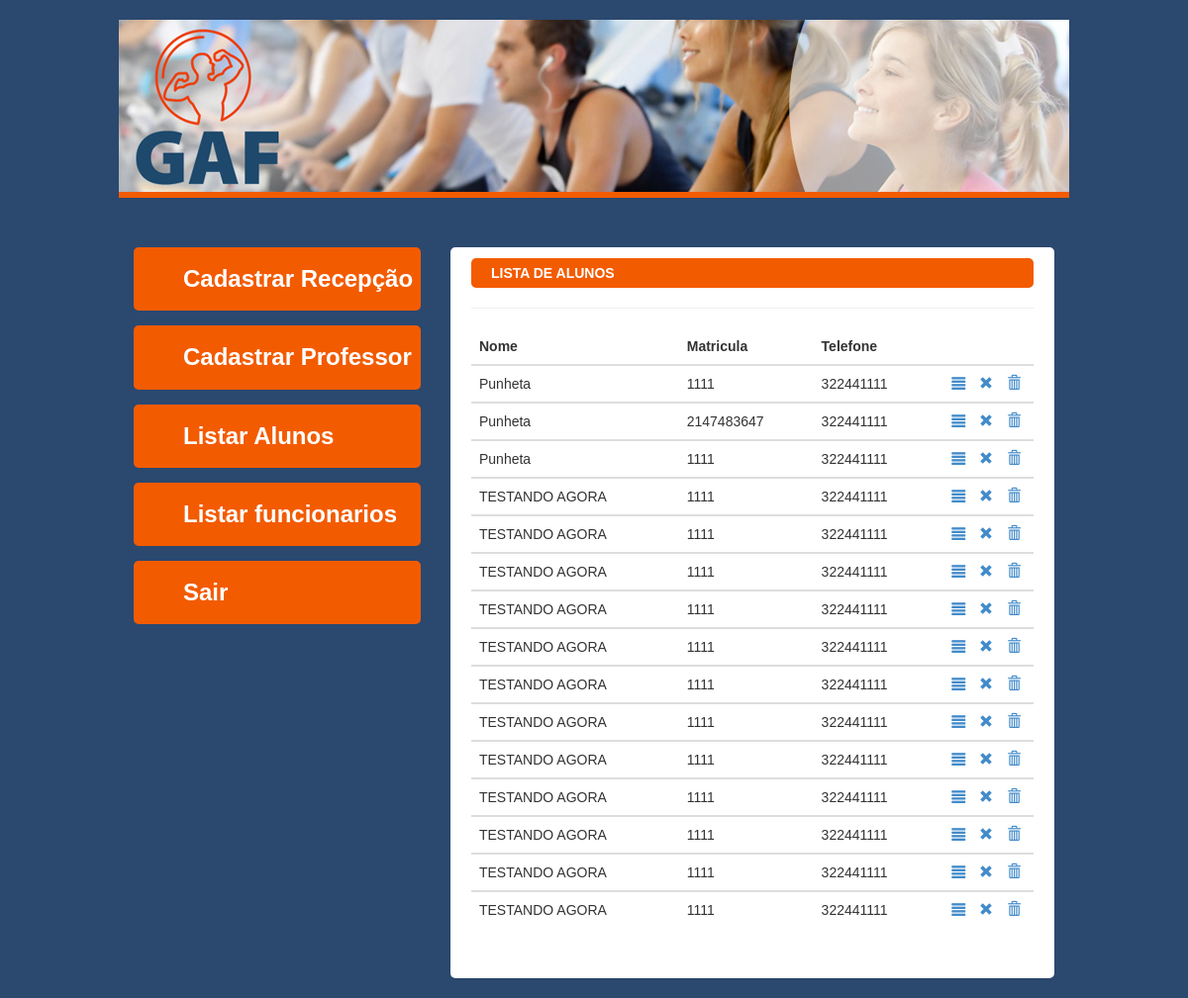
The page /View/ADM/listarAluno.php on the database as committed earlier.
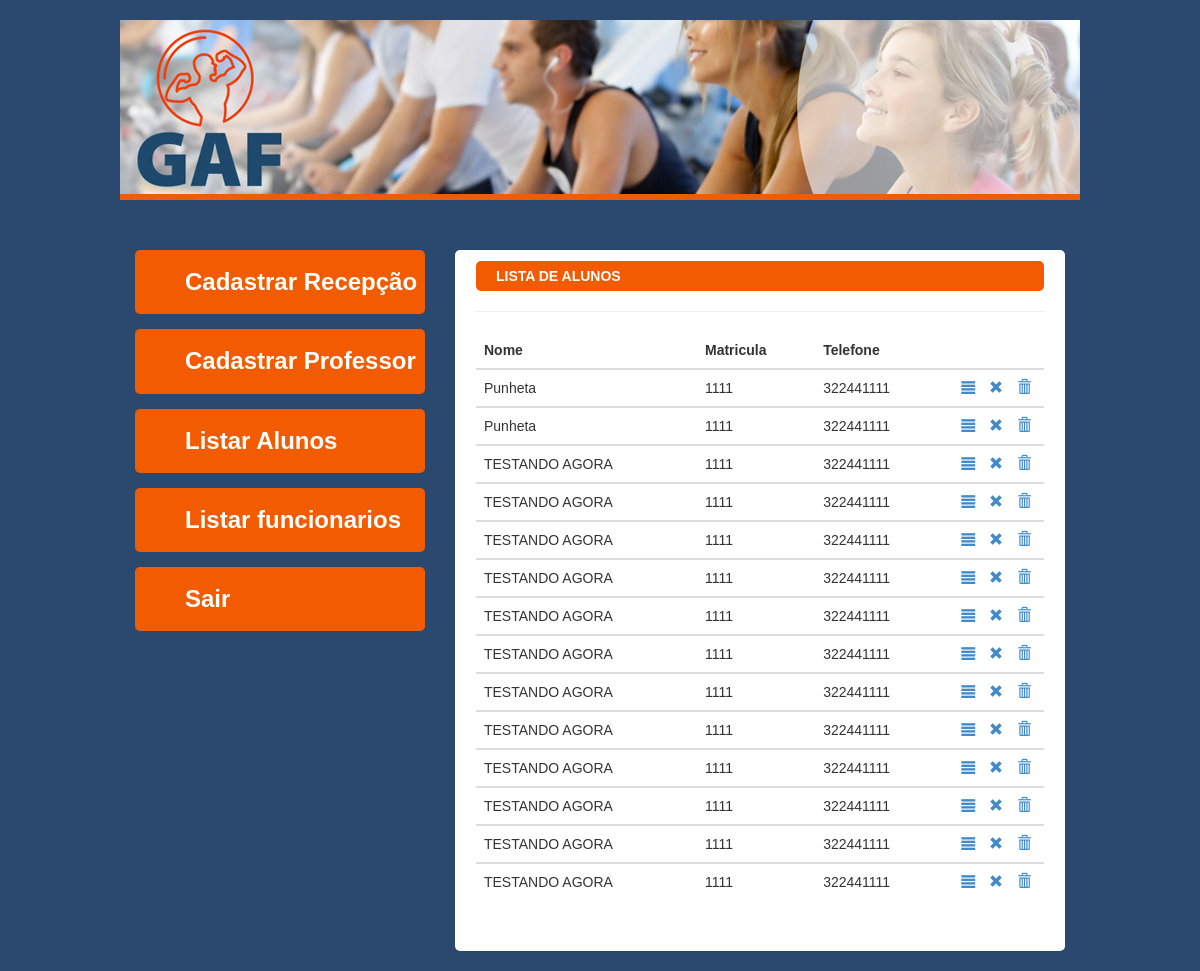
The same page on the database as committed later.
### tables this page shows
CREATE TABLE `aluno` (
  `idALUNO` int(11) NOT NULL AUTO_INCREMENT,
  `idPESSOA` int(11) NOT NULL,
  `idCATEGORIA` int(11) NOT NULL,
  `peso` double DEFAULT NULL,
  `altura` double DEFAULT NULL,
  `peito` double DEFAULT NULL,
  `cintura` double DEFAULT NULL,
  `quadril` double DEFAULT NULL,
  `braco` double DEFAULT NULL,
  `coxa` double DEFAULT NULL,
  `matricula` bigint(20) DEFAULT NULL,
  PRIMARY KEY (`idALUNO`),
  KEY `fk_ALUNO_USER_idx` (`idPESSOA`),
  KEY `fk_ALUNO_CATEGORIA-ALUNO1_idx` (`idCATEGORIA`),
  CONSTRAINT `fk_ALUNO_CATEGORIA-ALUNO1` FOREIGN KEY (`idCATEGORIA`) REFERENCES `categoria_aluno` (`idCATEGORIA`) ON DELETE NO ACTION ON UPDATE NO ACTION,
  CONSTRAINT `fk_ALUNO_USER` FOREIGN KEY (`idPESSOA`) REFERENCES `pessoa` (`idPESSOA`) ON DELETE NO ACTION ON UPDATE NO ACTION
);

CREATE TABLE `pessoa` (
  `idPESSOA` int(11) NOT NULL AUTO_INCREMENT,
  `idPERFIL` int(11) NOT NULL,
  `nome` varchar(45) NOT NULL,
  `CPF` varchar(14) NOT NULL,
  `email` varchar(45) NOT NULL,
  `telefone` varchar(11) NOT NULL,
  `celular` varchar(11) NOT NULL,
  `sexo` varchar(9) NOT NULL,
  `status` tinyint(1) NOT NULL,
  `dtNascimento` date DEFAULT NULL,
  `login` varchar(25) DEFAULT NULL,
  `senha` varchar(20) DEFAULT NULL,
  `foto` varchar(100) DEFAULT NULL,
  `dtCadastro` datetime DEFAULT NULL,
  PRIMARY KEY (`idPESSOA`),
  KEY `fk_USER_PERFIL1_idx` (`idPERFIL`),
  CONSTRAINT `fk_USER_PERFIL1` FOREIGN KEY (`idPERFIL`) REFERENCES `perfil` (`idPERFIL`) ON DELETE NO ACTION ON UPDATE NO ACTION
);

### model/banco.class.php (the view, shortened to what this page needs)
<?php
abstract class banco{
		 public static function MostraAluno(){
		$todos = '
					select *
					from Pessoa
					inner join aluno
					inner join categoria_aluno
					on Pessoa.idPessoa = aluno.idPessoa
					where pessoa.status = 1 and aluno.idCategoria = categoria_aluno.idCategoria
					order by pessoa.nome;
				';
        $query       = mysql_query($todos);
        	if($query > 0){
        		 echo '<table class="table">
						<thead>
							<tr>
								<th>Nome</th>
								<th>Matricula</th>
								<th>Telefone</th>
								<th></th>
							</tr>
						</thead>
						<tbody>';
						while($info_pessoa = mysql_fetch_array($query)){
							echo '<tr>
								<td>'.$info_pessoa[2].'</td>
								<td>'.$info_pessoa[24].'</td>
								<td>'.$info_pessoa[5].'</td>
								<td class="buttons">
									<div class="button">
										<a href="EditarAluno.php?cod='.$info_pessoa[0].'"class="glyphicon glyphicon-align-justify"></a>
										<a href="desativar.php?cod='.$info_pessoa[0].'" class="glyphicon glyphicon-remove"></a>
										<a href="relatorio.php?cod='.$info_pessoa[0].'" class="glyphicon glyphicon-trash"></a>
									</div>
								</td>
							</tr>
						</tbody>';
		}
		echo '</table>';
		}else{
			echo '<p>Nenhum registro encontrado</p>';
		}
    }
}
?>

### View/ADM/listarAluno.php (shortened to what this page needs)
<!DOCTYPE html>
<html>
<head>
    <link href="../../app/styles/bootstrap.css" rel="stylesheet">
    <link href="../../app/styles/style.css" rel="stylesheet">
    <link href="../../app/styles/table.css" rel="stylesheet">
</head>
	<div class="container">
		<div class="row header">
			<div class="col-md-12"></div>
		</div>
		<div class="row">
			<div class="col-md-4">
				<ul class="nav nav-pills nav-stacked menu font-24-bold">
					<li><a href="cadastrarRecepcionista.html">Cadastrar Recepção</a></li>
					<li><a href="cadastrarProfessor.html">Cadastrar Professor</a></li>
					<li><a href="listarAluno.php">Listar Alunos</a></li>
					<li><a href="#">Listar funcionarios</a></li>
					<li><a href="#">Sair</a></li>
				</ul>
			</div>
			<div class="col-md-8">
				<div class="panel content">
				<STRONG> LISTA DE ALUNOS </STRONG>
				<hr/>
				<?php
					aluno::MostraAluno();
				?>
				</div>
			</div>
		</div>
	</div>
</html>

### app/styles/style.css (style rules this page uses)
.header { max-width: 960px; height: 180px; background: url(../images/header.jpg) 0 0 no-repeat #f35b00; margin-bottom: 50px; }
.menu li>a { display: block; background-color: #f35b00; border-radius: 5px; margin-bottom: 15px; padding: 15px 0 15px 50px; color: #ffffff; }
.font-24-bold { font-size: 24px; font-weight: bold; }
.content { min-height: 300px; border-radius: 5px; padding: 10px 20px 50px; }
.content strong { display: block; width: 100%; height: 30px; padding: 5px 20px; border-radius: 5px; background-color: #f35b00; color: #ffffff; }

### app/styles/table.css (style rules this page uses)
.container { margin-top: 20px; }
.table { background-color: white; }
.buttons { width: 18%; }
.table .button { float: right; display: inline-block; }
.table .buttons .glyphicon { padding: 0 5px; }

Rows that differ between the two databases and show on the page:
removed aluno: idPESSOA.nome "Punheta", matricula "2147483647", idPESSOA.telefone "322441111"
